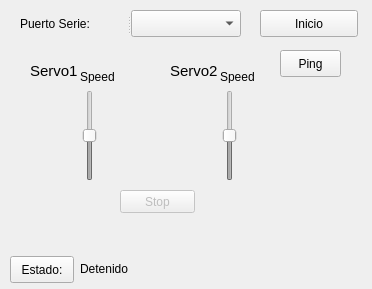
<?xml version="1.0" encoding="UTF-8"?>
<ui version="4.0">
 <class>TwoServosGUI</class>
 <widget class="QWidget" name="TwoServosGUI">
  <property name="geometry">
   <rect>
    <x>0</x>
    <y>0</y>
    <width>372</width>
    <height>289</height>
   </rect>
  </property>
  <property name="windowTitle">
   <string>TwoServosGUI</string>
  </property>
  <widget class="QPushButton" name="runButton">
   <property name="geometry">
    <rect>
     <x>260</x>
     <y>10</y>
     <width>98</width>
     <height>27</height>
    </rect>
   </property>
   <property name="text">
    <string>Inicio</string>
   </property>
  </widget>
  <widget class="QPushButton" name="pingButton">
   <property name="geometry">
    <rect>
     <x>280</x>
     <y>50</y>
     <width>61</width>
     <height>27</height>
    </rect>
   </property>
   <property name="text">
    <string>Ping</string>
   </property>
  </widget>
  <widget class="QSplitter" name="splitter">
   <property name="geometry">
    <rect>
     <x>20</x>
     <y>10</y>
     <width>221</width>
     <height>27</height>
    </rect>
   </property>
   <property name="orientation">
    <enum>Qt::Horizontal</enum>
   </property>
   <widget class="QLabel" name="serialPortLabel">
    <property name="text">
     <string>Puerto Serie:</string>
    </property>
   </widget>
   <widget class="QComboBox" name="serialPortComboBox"/>
  </widget>
  <widget class="QPushButton" name="pushButton">
   <property name="geometry">
    <rect>
     <x>10</x>
     <y>256</y>
     <width>64</width>
     <height>27</height>
    </rect>
   </property>
   <property name="text">
    <string>Estado:</string>
   </property>
  </widget>
  <widget class="QLabel" name="statusLabel">
   <property name="geometry">
    <rect>
     <x>80</x>
     <y>260</y>
     <width>331</width>
     <height>17</height>
    </rect>
   </property>
   <property name="text">
    <string>Detenido</string>
   </property>
  </widget>
  <widget class="QLabel" name="label_2">
   <property name="geometry">
    <rect>
     <x>170</x>
     <y>60</y>
     <width>51</width>
     <height>21</height>
    </rect>
   </property>
   <property name="font">
    <font>
     <pointsize>11</pointsize>
    </font>
   </property>
   <property name="text">
    <string>Servo2</string>
   </property>
  </widget>
  <widget class="QLabel" name="label">
   <property name="geometry">
    <rect>
     <x>30</x>
     <y>60</y>
     <width>51</width>
     <height>21</height>
    </rect>
   </property>
   <property name="font">
    <font>
     <pointsize>11</pointsize>
    </font>
   </property>
   <property name="text">
    <string>Servo1</string>
   </property>
  </widget>
  <widget class="QLabel" name="label_7">
   <property name="geometry">
    <rect>
     <x>220</x>
     <y>70</y>
     <width>46</width>
     <height>13</height>
    </rect>
   </property>
   <property name="text">
    <string>Speed</string>
   </property>
  </widget>
  <widget class="QLabel" name="label_5">
   <property name="geometry">
    <rect>
     <x>80</x>
     <y>70</y>
     <width>46</width>
     <height>13</height>
    </rect>
   </property>
   <property name="text">
    <string>Speed</string>
   </property>
  </widget>
  <widget class="QSlider" name="servo2">
   <property name="enabled">
    <bool>false</bool>
   </property>
   <property name="geometry">
    <rect>
     <x>220</x>
     <y>90</y>
     <width>19</width>
     <height>91</height>
    </rect>
   </property>
   <property name="minimum">
    <number>-100</number>
   </property>
   <property name="maximum">
    <number>100</number>
   </property>
   <property name="orientation">
    <enum>Qt::Vertical</enum>
   </property>
  </widget>
  <widget class="QPushButton" name="stopButton">
   <property name="enabled">
    <bool>false</bool>
   </property>
   <property name="geometry">
    <rect>
     <x>120</x>
     <y>190</y>
     <width>75</width>
     <height>23</height>
    </rect>
   </property>
   <property name="text">
    <string>Stop</string>
   </property>
  </widget>
  <widget class="QSlider" name="servo1">
   <property name="enabled">
    <bool>false</bool>
   </property>
   <property name="geometry">
    <rect>
     <x>80</x>
     <y>90</y>
     <width>19</width>
     <height>91</height>
    </rect>
   </property>
   <property name="minimum">
    <number>-100</number>
   </property>
   <property name="maximum">
    <number>100</number>
   </property>
   <property name="orientation">
    <enum>Qt::Vertical</enum>
   </property>
  </widget>
 </widget>
 <layoutdefault spacing="6" margin="11"/>
 <tabstops>
  <tabstop>serialPortComboBox</tabstop>
  <tabstop>pingButton</tabstop>
  <tabstop>runButton</tabstop>
 </tabstops>
 <resources/>
 <connections/>
</ui>
